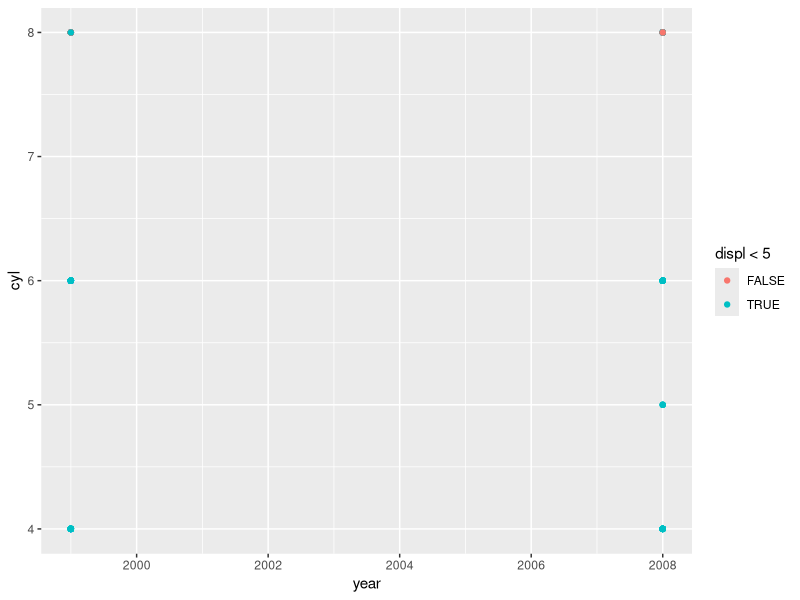
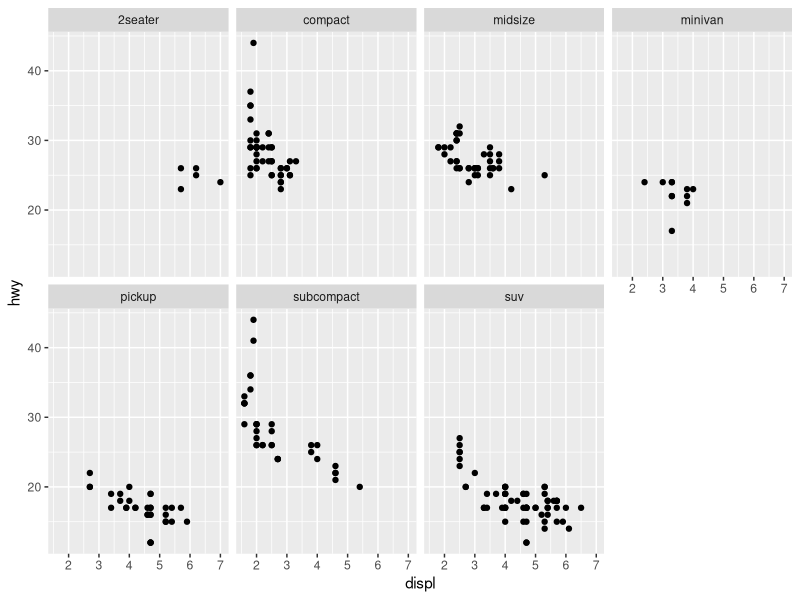
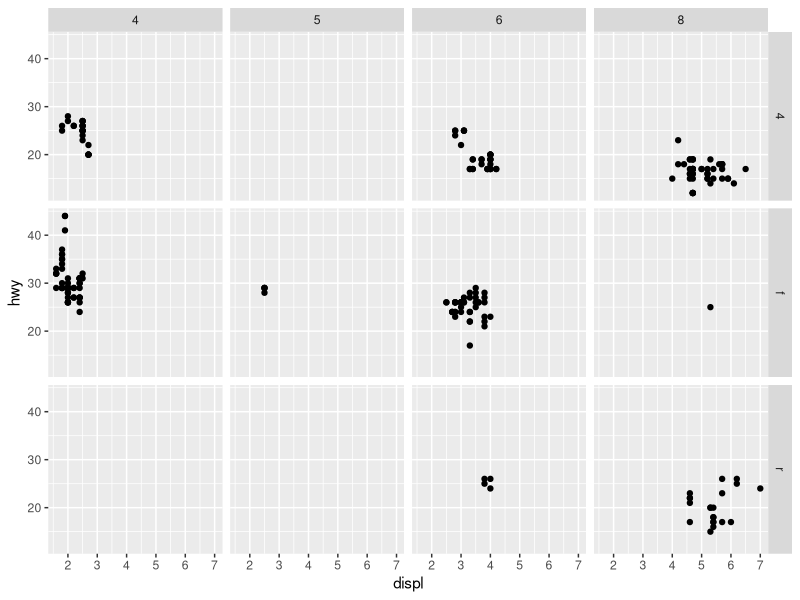
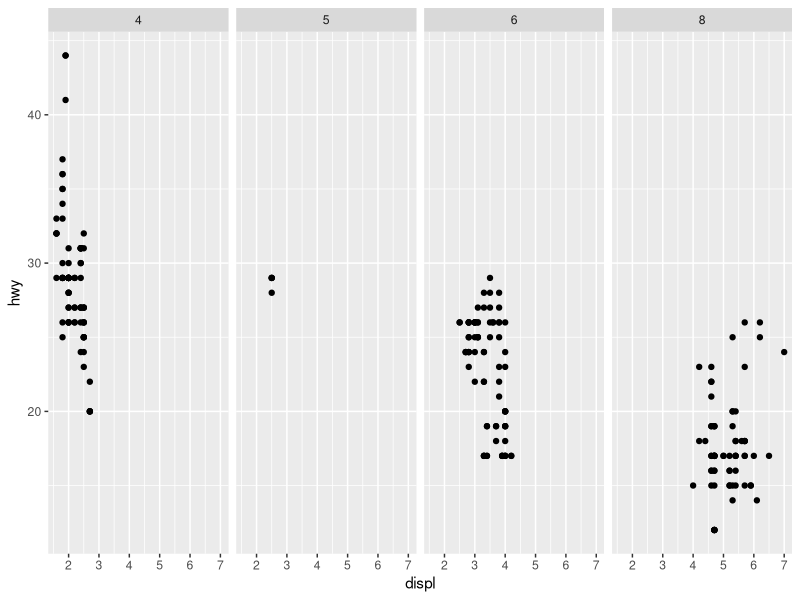
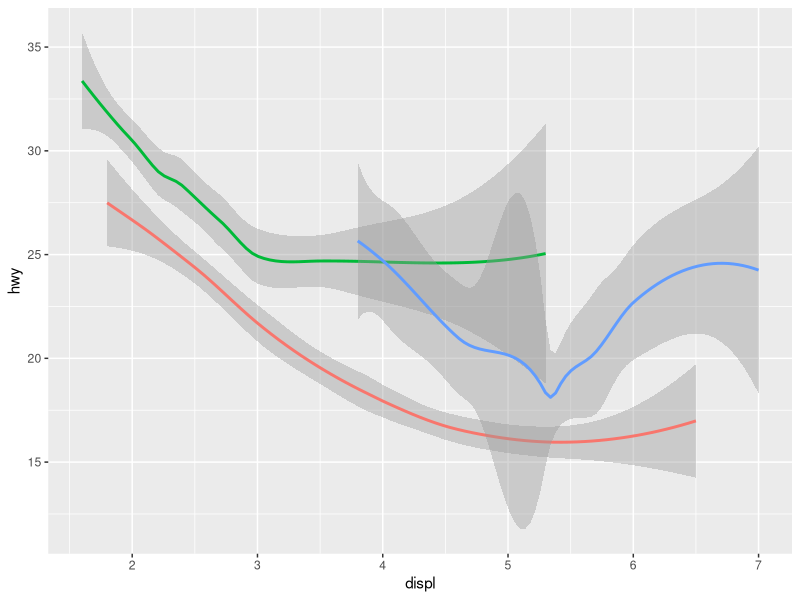
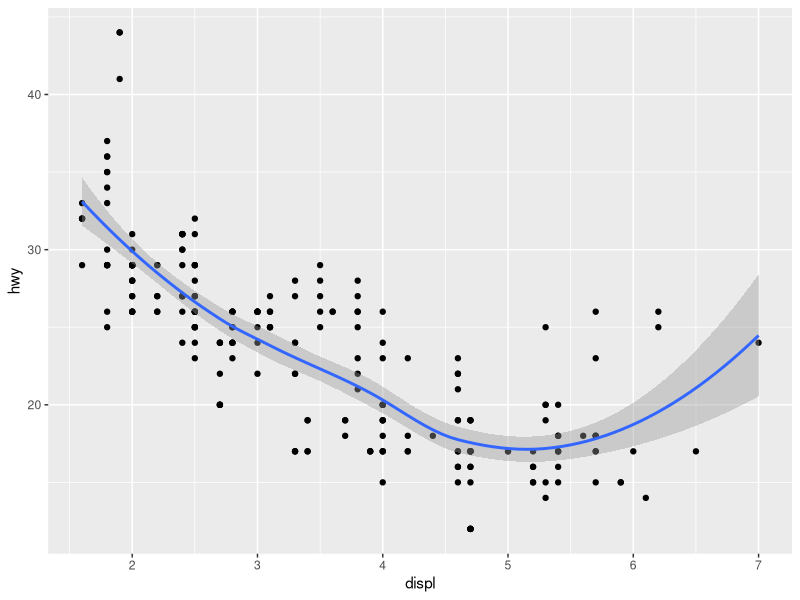
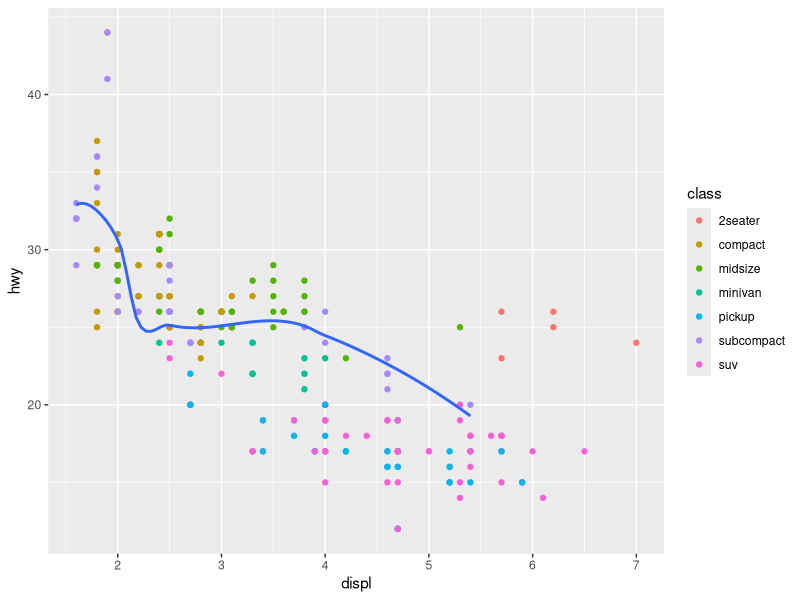
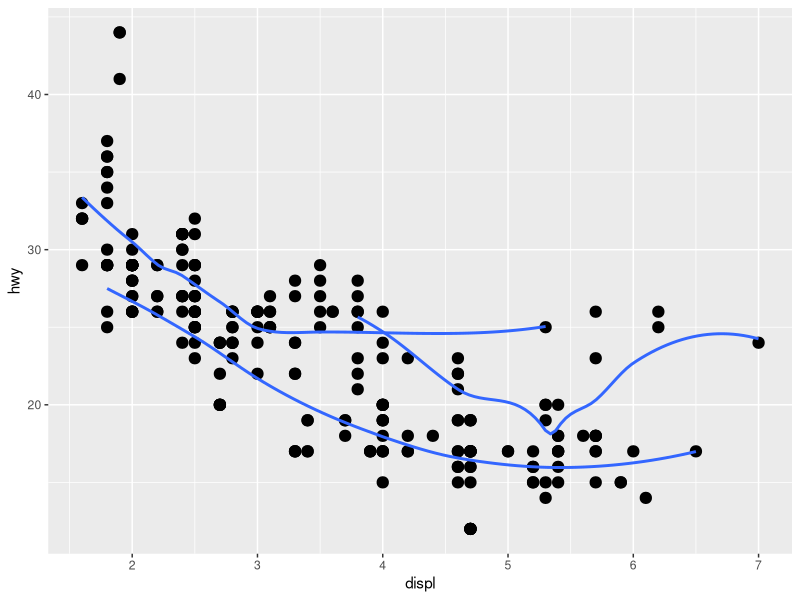

R code for these plots, in order:
library(tidyverse)

ggplot(data = mpg) +
  geom_point(mapping = aes(x = year, y = cyl, colour = displ < 5))

ggplot(data = mpg) +
  geom_point(mapping = aes(x = displ, y = hwy)) + 
  facet_wrap(~class, nrow = 2)
             
ggplot(data = mpg) +
  geom_point(mapping = aes(x = displ, y = hwy)) + 
  facet_grid(drv~cyl)

ggplot(data = mpg) +
  geom_point(mapping = aes(x = displ, y = hwy)) + 
  facet_grid(.~cyl)

ggplot(data = mpg) +
  geom_smooth(mapping = aes(x = displ, y = hwy, color = drv), show.legend = F)
  
# Same dataset
ggplot(data = mpg, mapping = aes(x = displ, y = hwy)) + 
  geom_point() + 
  geom_smooth()

# Different dataset for layers, se is for confidence intervla around smooth
ggplot(data = mpg, mapping = aes(x = displ, y = hwy)) + 
  geom_point(mapping = aes(color = class)) + 
  geom_smooth(data = filter(mpg, class == "subcompact"), se = FALSE)

ggplot(data = mpg, mapping = aes(x = displ, y = hwy)) + 
  geom_point(stroke = 2) + 
  geom_smooth(se = F, aes(group = drv))

ggplot(data = mpg, mapping = aes(x = displ, y = hwy)) + 
  geom_point(stroke = 2, aes(color = drv)) + 
  geom_smooth(se = F, aes(linetype = drv))

ggplot(data = diamonds) + 
  geom_pointrange(aes(x = cut, y = depth), stat = "summary",
                  fun.ymin = min, fun.ymax = max, fun.y = median)

# In barchart with proportion group must be set to 1
ggplot(data = diamonds) +
  geom_bar(mapping = aes(x = cut, fill = color, y = ..prop.., group = 1))
ggplot(data = diamonds) +
  geom_bar(mapping = aes(x = cut, fill = color, y = ..prop.., group = color))

# In barchart position argument can be identity, fill and dodge
ggplot(data = diamonds) + 
  geom_bar(mapping = aes(x = cut, fill = clarity), position = "identity")
ggplot(data = diamonds) + 
  geom_bar(mapping = aes(x = cut, fill = clarity), position = "fill")
ggplot(data = diamonds) + 
  geom_bar(mapping = aes(x = cut, fill = clarity), position = "dodge")

# Scetterplots: setting position to "jitter" adds random noise and reduces overplotting
ggplot(data = mpg) + 
  geom_point(mapping = aes(x = displ, y = hwy), position = "jitter")
ggplot(data = mpg) + 
  geom_jitter(mapping = aes(x = displ, y = hwy))

# Another idea to fight overplotting is geom_count, changing sizes of dots
ggplot(data = mpg) + 
  geom_count(mapping = aes(x = displ, y = hwy))
